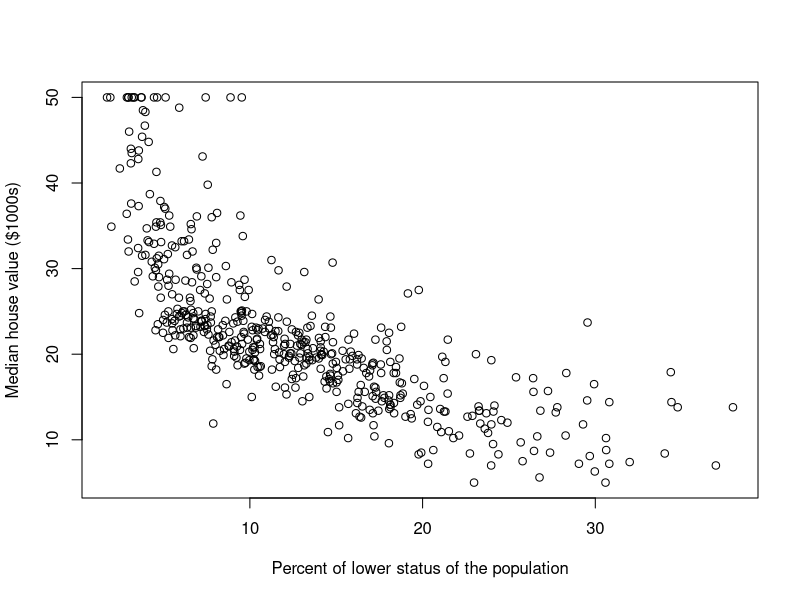
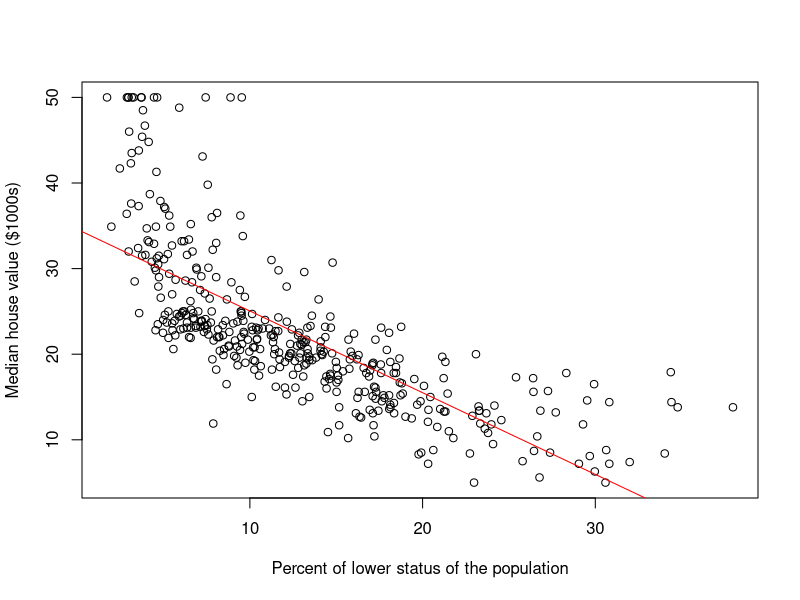
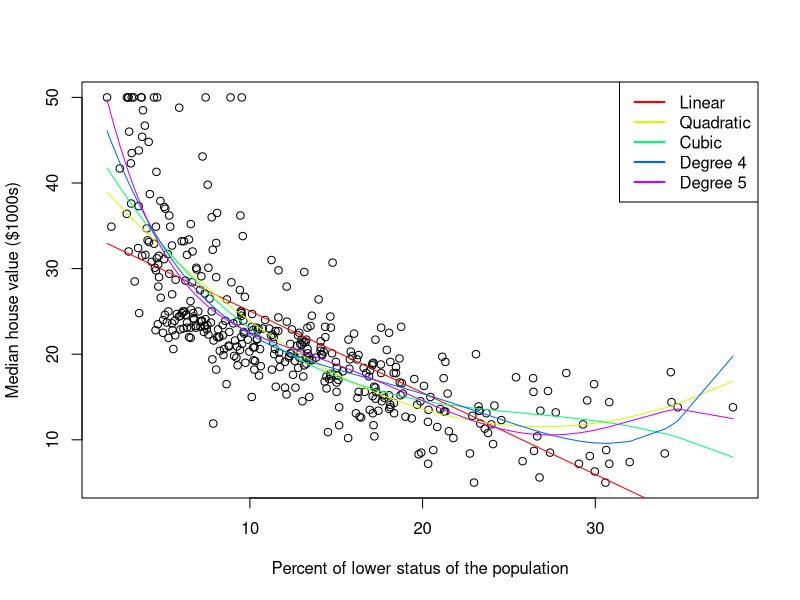
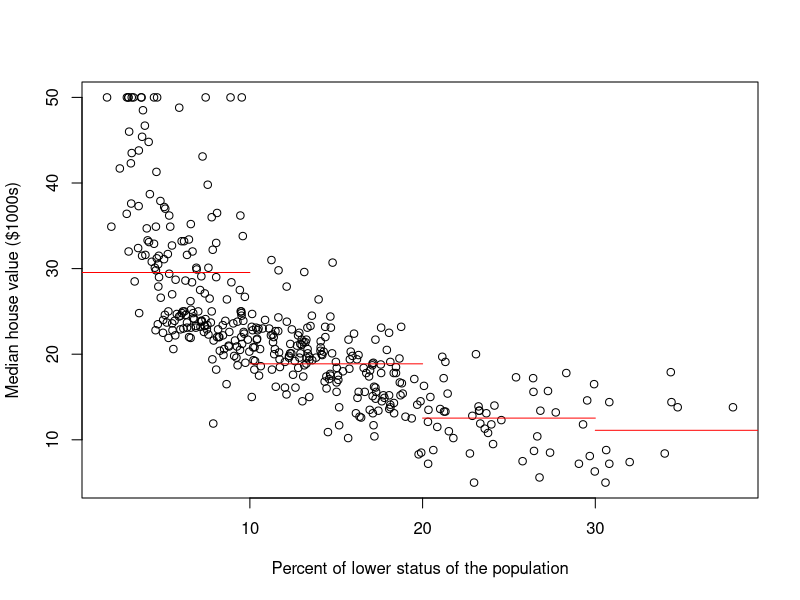
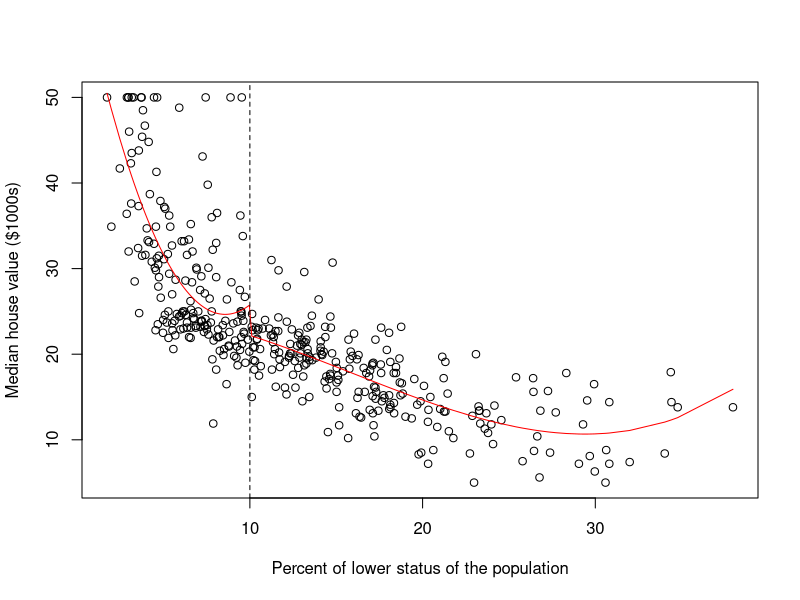
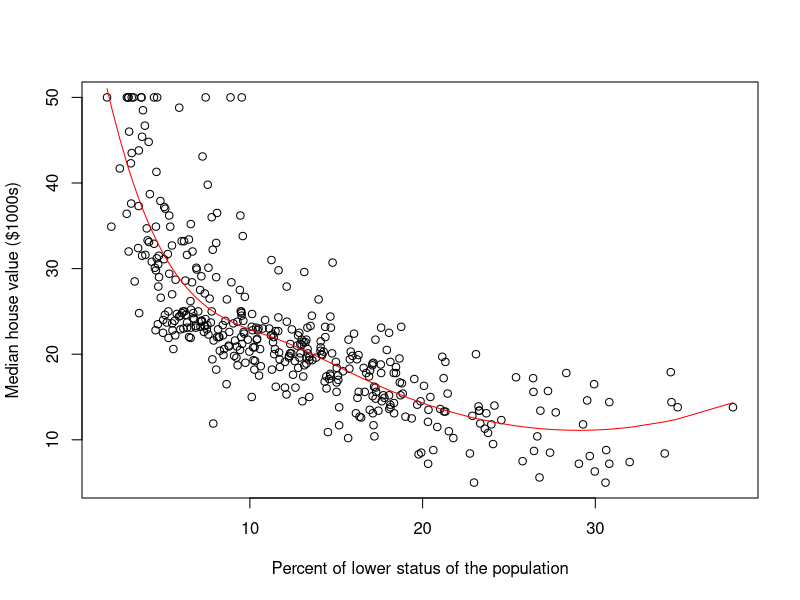
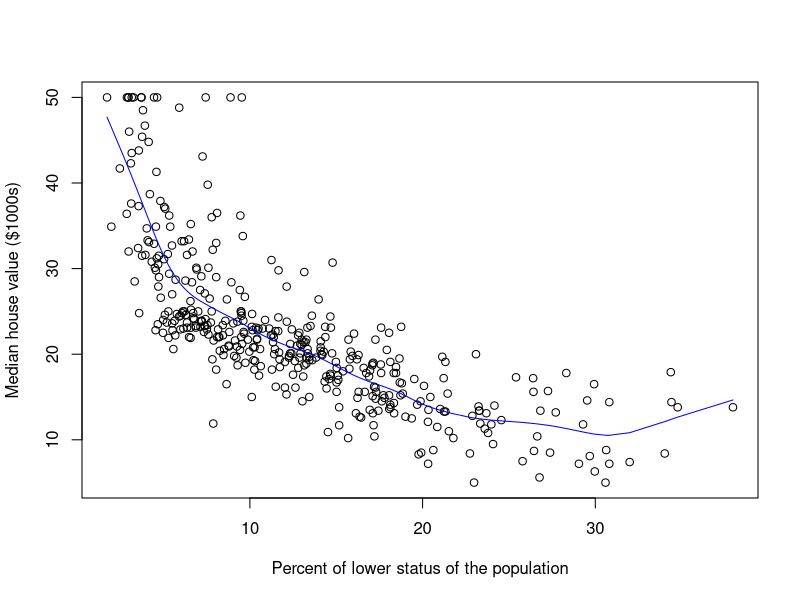
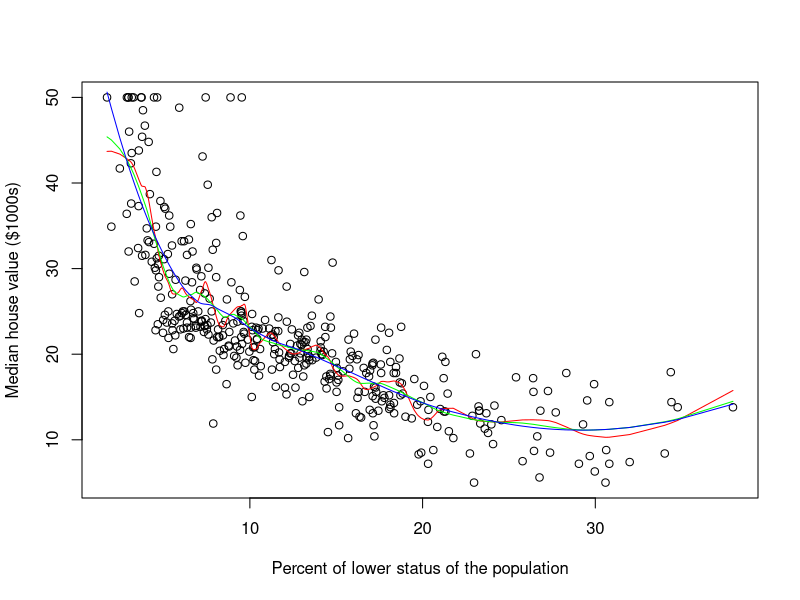

Write the R code that produced these figures, in order. (Note: this script raises an error after producing the figures.)
# We use the Boston data set from the MASS package
# Goal: predict the median house value (mdev) based on lstat (% of lower status of the population).

# Load the data
data("Boston", package = "MASS")
head(Boston)
dim(Boston)

# Plot the variables of interest:
plot(medv ~ lstat, data = Boston,  xlab = "Percent of lower status of the population", 
                                   ylab = "Median house value ($1000s)")
# The relationship is clearly non-linear

# We randomly split the data into training set (80%) and test set (20%).
n = nrow(Boston)
set.seed(577)
training = sample(1:n, 0.8*n)
train.data = Boston[training, ]
test.data = Boston[-training, ]

# Linear regression
model1 = lm(medv ~ lstat, data = train.data)
# Make predictions
predictions = predict(model1, test.data)
# Model performance
(RMSE.1 = sqrt(mean((predictions-test.data$medv)^2)))

# Visualize the fit
plot(medv ~ lstat, data = train.data, xlab = "Percent of lower status of the population", 
                                     ylab = "Median house value ($1000s)")
abline(model1, col = "red")

# Polynomial regression
summary(model2 <- lm(medv ~ poly(lstat, 2, raw = TRUE), data = train.data))
summary(model3 <- lm(medv ~ poly(lstat, 3, raw = TRUE), data = train.data))
summary(model4 <- lm(medv ~ poly(lstat, 4, raw = TRUE), data = train.data))
summary(model5 <- lm(medv ~ poly(lstat, 5, raw = TRUE), data = train.data))
summary(model6 <- lm(medv ~ poly(lstat, 6, raw = TRUE), data = train.data))

# Compare models
AIC(model1, model2, model3, model4, model5, model6)
BIC(model1, model2, model3, model4, model5, model6)
#Note anova is sequential, so we are only testing sig of model6 really.
anova(model1, model2, model3, model4, model5, model6)
# We can conclude that polynomial terms beyond the fifth order are not needed

# Make predictions
predictions = predict(model5, test.data)
# Model performance
(RMSE.5 = sqrt(mean((predictions-test.data$medv)^2)))
# Compare to linear prediction error:
RMSE.1
# We achieved much better predictions!

# Plot polynomial fits
plot(medv ~ lstat, data = train.data, xlab = "Percent of lower status of the population", 
                                      ylab = "Median house value ($1000s)")
lines(sort(train.data$lstat), predict(model1, train.data[order(train.data$lstat),]), col = rainbow(5)[1])
lines(sort(train.data$lstat), predict(model2, train.data[order(train.data$lstat),]), col = rainbow(5)[2])
lines(sort(train.data$lstat), predict(model3, train.data[order(train.data$lstat),]), col = rainbow(5)[3])
lines(sort(train.data$lstat), predict(model4, train.data[order(train.data$lstat),]), col = rainbow(5)[4])
lines(sort(train.data$lstat), predict(model5, train.data[order(train.data$lstat),]), col = rainbow(5)[5])
legend(x = "topright", col = rainbow(5), lwd = 2, legend = c("Linear", "Quadratic", "Cubic", "Degree 4", "Degree 5"))


# Step functions
# Creating the new dummy variable
table(cut(train.data$lstat, breaks=c(0,10,20,30,40)))
lstat.step = cut(train.data$lstat, breaks=c(0,10,20,30,40))
train.data = cbind(train.data, lstat.step)
lstat.step = cut(test.data$lstat, breaks=c(0,10,20,30,40))
test.data = cbind(test.data, lstat.step)

fit_step = lm(medv ~ lstat.step, data = train.data)
coef(summary(fit_step))

preds = predict(fit_step, newdata = test.data)
(RMSE.step = sqrt(mean((preds-test.data$medv)^2)))
# Not a very good fit!

# Plot step function
plot(medv ~ lstat, data = train.data, xlab = "Percent of lower status of the population", 
     ylab = "Median house value ($1000s)")
segments(0, coef(fit_step)[1], 10, coef(fit_step)[1], col = "red")
segments(10, coef(fit_step)[1]+coef(fit_step)[2], 20, coef(fit_step)[1]+coef(fit_step)[2], col = "red")
segments(20, coef(fit_step)[1]+coef(fit_step)[3], 30, coef(fit_step)[1]+coef(fit_step)[3], col = "red")
segments(30, coef(fit_step)[1]+coef(fit_step)[4], 40, coef(fit_step)[1]+coef(fit_step)[4], col = "red")

# Piecewise polynomial
# Let's fit different cubic polynomials for lstat < 10 and > 10
# Note the cutoff point was chosen very arbitrary

# How many observations in each region:
table(cut(train.data$lstat, breaks=c(0,10, 40)))

# Create new variables for prediction and plotting
lstat.10 = cut(train.data$lstat, breaks= c(0,10, 40))
train.data = cbind(train.data, lstat.10)
lstat.10 = cut(test.data$lstat, breaks=c(0,10, 40))
test.data = cbind(test.data, lstat.10)

# We use a model with interaction effects which results in fitting different polynomials in different regions:
summary(model.10 <- lm(medv ~ poly(lstat, 3, raw = TRUE)*lstat.10, data = train.data))
preds = predict(model.10, newdata = test.data)
(RMSE.10 = sqrt(mean((preds-test.data$medv)^2)))
# Not so good :(

# Plot the piecewise cubic fit
plot(medv ~ lstat, data = train.data, xlab = "Percent of lower status of the population", 
     ylab = "Median house value ($1000s)")
lines(sort(train.data$lstat)[1:166], predict(model.10, train.data[order(train.data$lstat)[1:166],]), col = "red")
lines(sort(train.data$lstat)[167:404], predict(model.10, train.data[order(train.data$lstat)[167:404],]), col = "red")
abline(v = 10, lty = 2)


# Spline regression
# Defining the knots
knots <- quantile(train.data$lstat, p = c(0.25, 0.5, 0.75))

# We use the package splines
# the function bs generates b-spline basis for polynomial splines
install.packages("splines")

library(splines)
model.spline <- lm (medv ~ bs(lstat, knots = knots), data = train.data)

# Make predictions
predictions <- predict(model.spline, test.data)
# Model performance
(RMSE.spline = sqrt(mean((predictions -test.data$medv)^2)))

# Plot
plot(medv ~ lstat, data = train.data, xlab = "Percent of lower status of the population", 
     ylab = "Median house value ($1000s)")
lines(sort(train.data$lstat), predict(model.spline, train.data[order(train.data$lstat),]), col = "red")



# Smoothing splines
fit.smooth = smooth.spline(train.data$lstat, train.data$medv)
plot(medv ~ lstat, data = train.data, xlab = "Percent of lower status of the population", 
     ylab = "Median house value ($1000s)")
lines(fit.smooth, col = "blue")


# Local regression:

loessMod10 = loess(medv ~ lstat, data = train.data, span=0.10)
loessMod25 = loess(medv ~ lstat, data = train.data, span=0.25)
loessMod50 = loess(medv ~ lstat, data = train.data, span=0.50)
smoothed10 <- predict(loessMod10) 
smoothed25 <- predict(loessMod25) 
smoothed50 <- predict(loessMod50) 

plot(medv ~ lstat, data = train.data, xlab = "Percent of lower status of the population", 
     ylab = "Median house value ($1000s)")
lines(sort(train.data$lstat), smoothed10[order(train.data$lstat)], col="red")
lines(sort(train.data$lstat), smoothed25[order(train.data$lstat)], col="green")
lines(sort(train.data$lstat), smoothed50[order(train.data$lstat)], col="blue")

# Prediction errors
smoothed10 <- predict(loessMod10, test.data) 
smoothed25 <- predict(loessMod25, test.data) 
smoothed50 <- predict(loessMod50, test.data) 

(RMSE.s10 = sqrt(mean((smoothed10 - test.data$medv)^2)))
(RMSE.s25 = sqrt(mean((smoothed25 - test.data$medv)^2)))
(RMSE.s50 = sqrt(mean((smoothed50 - test.data$medv)^2)))

# Generalized additive models:
#for generalizing to multiple X variables.
install.packages("mgcv")
library(mgcv)
model.gam <- gam(medv ~ bs(lstat), data = train.data)
# Make predictions
predictions <- predict(model.gam,test.data)

(RMSE.gam = sqrt(mean((predictions - test.data$medv)^2)))
full.model.gam <- gam(medv ~ ., data = train.data)
